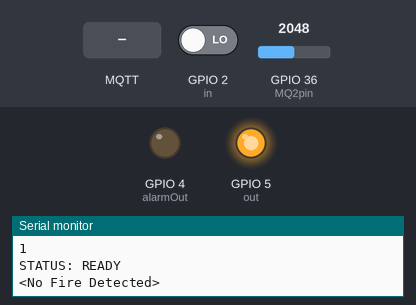
This sketch was run on a simulated ESP32. Shown: output pins drawn as LEDs (lit = HIGH), the last lines printed to the serial monitor. Inputs (shaded band) come from the test bench; at power-on: GPIO 2 (in) LOW, GPIO 36 (MQ2pin) = 2048. WiFi joins after 1.5 s; servers stay silent unless stated; no MQTT or app messages arrive unless stated.

Above: at 13.3 s.
13.4 s: GPIO 2 (in) driven HIGH
At 15.4 s:
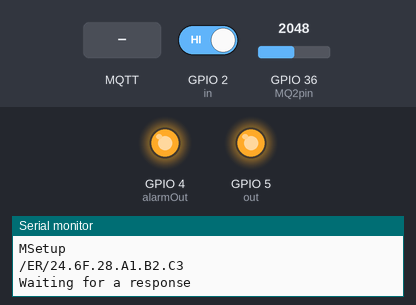
15.7 s: MQTT message "1" arrives on the first subscribed topic
Timing chart, 0 to 18.7 s (numbered marks = the images above; inputs shaded):
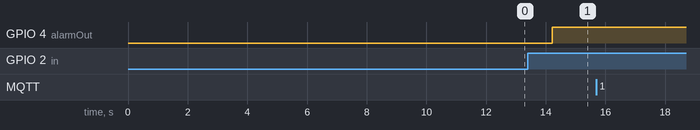

The sketch:

IoT-Fire-Alarm.ino
```cpp
/*
NOTES:


*/


#include <WiFi.h>
#include <PubSubClient.h> // Include the PubSubClient library

#include "esp_wpa2.h"

#define MQ2pin A0

float sensorValue;  //variable to store sensor value

String macAddress;
const char* ssid = "MSetup"; // your ssid

#define EAP_ID "Your Uniquename here"
#define EAP_USERNAME "Your Uniquename Here"
#define EAP_PASSWORD "Your Password Here"
String sendTopic = "/ER/"; //Base send topic
String receiveTopic = "/response/"; //Base recieve topic
String setupTopic = "/setup"; //Setup Topic


const char* mqtt_server = "141.215.80.233"; // IP address or hostname of your MQTT broker
const int mqtt_port = 1883; // MQTT broker port (usually 1883)

String mqtt_username = "default"; //bcsotty
String mqtt_password = "blaze"; //correct

const char* mqtt_location = "None";

bool receivedResponse = false; // Flag to track whether a response has been received
int response = 0;

int global_stamp = 0;

WiFiClient espClient;
PubSubClient client(espClient);

int out = 5, in = 2;
int alarmOut = 4;

void callback(char* topic, byte* payload, unsigned int length) {
  // This function will be called when a message is received on the subscribed topic
  Serial.print("Message received on topic: ");
  Serial.println(topic);

  Serial.print("Message payload: ");

  String resp = "";
  for (int i = 0; i < length; i++) {
    Serial.print((char)payload[i]);
    resp += (char)payload[i];
  }
  Serial.println();

  // Convert the payload to an integer and store it
  response = atoi(resp.c_str());


  // Add your custom logic to handle the received integer value here
  Serial.print("Response from server: ");
  Serial.println(response);

  // Add your custom logic to handle the received message here
  receivedResponse = true; // Set the flag to indicate that a response has been received
}

/*
Author: Andrew Pearson
Description: Setup initial MQTT communication
            and give a unique username and
            password using the mac address
*/
void setupMQTT(){

  Serial.print("Setting up arduino MQTT connections " + macAddress);

  //Checks if not connected to client
  while(!client.connected()){
    Serial.println("Trying to connect for setup, Please wait");
    if(client.connect("arduinoClient", mqtt_username.c_str(), mqtt_password.c_str())){
      Serial.println("Connected");
    }
    delay(5000);
  }

  //Username cannot contain ':' so replace with '.'
  macAddress.replace(":", ".");


  //Generate unique username and password using the mac address
  mqtt_username = mqtt_username + macAddress;
  mqtt_password = mqtt_password + macAddress;

  String dataToSend = macAddress;
  Serial.println(mqtt_username);
  Serial.println(mqtt_password);

  //Publish mac address to broker to be stored in database for future use
  client.publish(setupTopic.c_str(), dataToSend.c_str()); // Publish data to the MQTT topic

  //Disconnect to free up default username and password
  //Will reconnect upon entering main loop
  client.disconnect();

  delay(5000);

  //generate topics to listen on
  sendTopic = sendTopic + macAddress;
  receiveTopic = receiveTopic + macAddress;

  return;
}

void setup() {
  // put your setup code here, to run once:
  Serial.begin(9600);

  pinMode(out, OUTPUT);
  pinMode(in, INPUT);
  digitalWrite(out, HIGH);
  pinMode(alarmOut, OUTPUT);


  //This allows us to connect to the UMICH server

  // WPA2 enterprise magic starts here
  WiFi.disconnect(true);
  esp_wifi_sta_wpa2_ent_set_identity((uint8_t *)EAP_ID, strlen(EAP_ID));
  esp_wifi_sta_wpa2_ent_set_username((uint8_t *)EAP_USERNAME, strlen(EAP_USERNAME));
  esp_wifi_sta_wpa2_ent_set_password((uint8_t *)EAP_PASSWORD, strlen(EAP_PASSWORD));
  esp_wifi_sta_wpa2_ent_enable();
  // WPA2 enterprise magic ends here

  WiFi.begin(ssid);


  //Connect to wifi

  while (WiFi.status() != WL_CONNECTED) {
    delay(1000);
    Serial.println("Connecting to WiFi...");
  }

  client.setServer(mqtt_server, mqtt_port);

  // Subscribe to the desired MQTT topic and set the callback function
  client.setCallback(callback);

  Serial.println("Starting...");

  // Obtain and print the MAC address
  // Mac address used for unique id

  macAddress = WiFi.macAddress();
  setupMQTT();
  Serial.print("MAC Address: ");
  Serial.println(macAddress);
  Serial.println("MQ2 warming up!");

	//delay(20000); // allow the MQ2 to warm up
}


/*
Author: Andrew Pearson
Description: Reconnects if connection is lost to the MQTT broker
*/
void reconnect() {
  while (!client.connected()) {
    Serial.print("Attempting MQTT connection...");
    Serial.print(receiveTopic);
    if (client.connect("arduinoClient", mqtt_username.c_str(), mqtt_password.c_str())) {
      Serial.println("connected");
      client.subscribe(receiveTopic.c_str());
    } else {
      Serial.print("failed, rc=");
      Serial.print(client.state());
      Serial.println(" try again in 5 seconds");
      delay(5000);
    }
  }
}


/*
Author: Andrew Pearson
Description: Sleeps if a false alarm or if fire is no longer detected, sleep fire alarm
*/
void sleepAlarm(){
  receivedResponse = false;
  digitalWrite(alarmOut, LOW); // turns off alarm
  delay(2000); // set back to 60000
  checkFire();
}


/*
Author: Andrew Pearson
Description: Turns on fire alarm if fire is detected
*/
void procFireAlarm(){
  receivedResponse = false;
  digitalWrite(alarmOut, HIGH); // turns on alarm
  int timer = 0;
  while((digitalRead(in) == 1) && (sensorValue > 1300)){ //Continuously check if there is a fire
    sensorValue = analogRead(MQ2pin); // read analog input pin 0
    delay(30 * 1000); // Delay 30 minute
  }
  checkFire(); //Perform check to see if there is a fire
}

/*
Author: Andrew Pearson
Description: If an alarm goes off, wait for a user response or the time out variable
*/
void waitForResponse(){
  //decide to turn off or trigger
  //if there is a fire alarm trigger event
  //else sleep for 1-5 minute
  Serial.println("Waiting for a response");

  while(!receivedResponse){
    //Serial.print(".");
    client.loop();
  }
  Serial.println(response);
  Serial.println("Made It Here");

  if(response == 0){ // if resonse is 0, there is no fire
    sleepAlarm();
  }
  else{
    procFireAlarm();
  }

  //delay(5000);
}

/*
Author: Andrew Pearson
Description: This function communicates the alert to the MQTT broker
*/
void MQTTCom(){

  // Collect the data you want to send
  String dataToSend = "1";

  global_stamp += 1;
  // Establish a connection to the local Python server
  Serial.println(ssid);

  Serial.println(sendTopic);

  if (!client.connected()) {
    reconnect();
  }

  client.publish(sendTopic.c_str(), dataToSend.c_str()); // Publish data to the MQTT topic
  waitForResponse();

}

/*
Author: Andrew Pearson
Description: checks if there is a fire
*/
void checkFire(){
  if(digitalRead(in) == 1){ // this means that the IR Relay flame sensor procs
    sensorValue = analogRead(MQ2pin); // read analog input pin 0
    if(sensorValue > 1300){
      digitalWrite(alarmOut, HIGH); // turns on alarm
      MQTTCom();
    }
  }
  else{
    Serial.println("STATUS: READY\n<No Fire Detected>\n\n");
  }
}

void loop() {
  // put your main code here, to run repeatedly:
  Serial.println(client.connected());

  if (!client.connected()) {
    //client.disconnect(); // Disconnect if already connected
    reconnect();
  }

  client.loop();
  //client.loop();

  if(receivedResponse){
    waitForResponse(); // will move past loop because a response was received
  }

  checkFire();
  delay(1000);

}
```

Measured:
- after the input at 13.4 s, GPIO 4 (alarmOut): LOW → HIGH after 0.82 s
